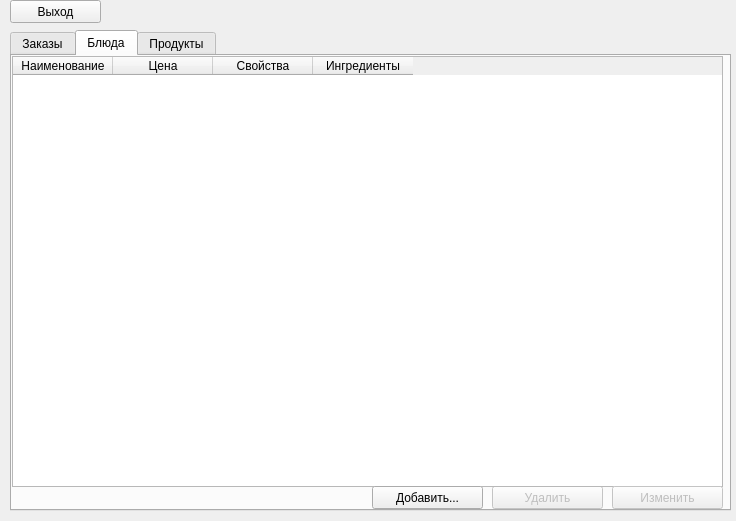
<?xml version="1.0" encoding="UTF-8"?>
<ui version="4.0">
 <class>adminWidget</class>
 <widget class="QWidget" name="adminWidget">
  <property name="enabled">
   <bool>true</bool>
  </property>
  <property name="geometry">
   <rect>
    <x>0</x>
    <y>0</y>
    <width>736</width>
    <height>521</height>
   </rect>
  </property>
  <property name="windowTitle">
   <string>Панель администратора</string>
  </property>
  <widget class="QTabWidget" name="adminSelector">
   <property name="geometry">
    <rect>
     <x>10</x>
     <y>30</y>
     <width>721</width>
     <height>481</height>
    </rect>
   </property>
   <property name="currentIndex">
    <number>1</number>
   </property>
   <widget class="QWidget" name="ordersTab">
    <attribute name="title">
     <string>Заказы</string>
    </attribute>
    <widget class="QTableWidget" name="ordersTable">
     <property name="geometry">
      <rect>
       <x>0</x>
       <y>0</y>
       <width>711</width>
       <height>431</height>
      </rect>
     </property>
     <property name="editTriggers">
      <set>QAbstractItemView::NoEditTriggers</set>
     </property>
     <column>
      <property name="text">
       <string>ID</string>
      </property>
     </column>
     <column>
      <property name="text">
       <string>Время заказа</string>
      </property>
     </column>
     <column>
      <property name="text">
       <string>Клиент</string>
      </property>
     </column>
     <column>
      <property name="text">
       <string>Сумма</string>
      </property>
     </column>
     <column>
      <property name="text">
       <string>Статус оплаты</string>
      </property>
     </column>
     <column>
      <property name="text">
       <string>Способ получения</string>
      </property>
     </column>
     <column>
      <property name="text">
       <string>Статус</string>
      </property>
     </column>
     <column>
      <property name="text">
       <string>Адрес доставки</string>
      </property>
     </column>
     <column>
      <property name="text">
       <string>Телефон</string>
      </property>
     </column>
     <column>
      <property name="text">
       <string>Время готовности</string>
      </property>
     </column>
     <column>
      <property name="text">
       <string>Состав заказа</string>
      </property>
     </column>
    </widget>
    <widget class="QPushButton" name="deleteOrderButton">
     <property name="enabled">
      <bool>false</bool>
     </property>
     <property name="geometry">
      <rect>
       <x>600</x>
       <y>430</y>
       <width>111</width>
       <height>23</height>
      </rect>
     </property>
     <property name="text">
      <string>Удалить</string>
     </property>
    </widget>
    <widget class="QPushButton" name="getStatsButton">
     <property name="enabled">
      <bool>true</bool>
     </property>
     <property name="geometry">
      <rect>
       <x>480</x>
       <y>430</y>
       <width>111</width>
       <height>23</height>
      </rect>
     </property>
     <property name="text">
      <string>Статистика</string>
     </property>
    </widget>
    <widget class="QLabel" name="orderStatusLabel">
     <property name="geometry">
      <rect>
       <x>0</x>
       <y>430</y>
       <width>471</width>
       <height>20</height>
      </rect>
     </property>
     <property name="text">
      <string/>
     </property>
    </widget>
   </widget>
   <widget class="QWidget" name="foodsTab">
    <attribute name="title">
     <string>Блюда</string>
    </attribute>
    <widget class="QPushButton" name="deleteFoodButton">
     <property name="enabled">
      <bool>false</bool>
     </property>
     <property name="geometry">
      <rect>
       <x>480</x>
       <y>430</y>
       <width>111</width>
       <height>23</height>
      </rect>
     </property>
     <property name="text">
      <string>Удалить</string>
     </property>
    </widget>
    <widget class="QTableWidget" name="foodsTable">
     <property name="geometry">
      <rect>
       <x>0</x>
       <y>0</y>
       <width>711</width>
       <height>431</height>
      </rect>
     </property>
     <property name="minimumSize">
      <size>
       <width>511</width>
       <height>0</height>
      </size>
     </property>
     <property name="editTriggers">
      <set>QAbstractItemView::NoEditTriggers</set>
     </property>
     <property name="columnCount">
      <number>4</number>
     </property>
     <column>
      <property name="text">
       <string>Наименование</string>
      </property>
     </column>
     <column>
      <property name="text">
       <string>Цена</string>
      </property>
     </column>
     <column>
      <property name="text">
       <string>Свойства</string>
      </property>
     </column>
     <column>
      <property name="text">
       <string>Ингредиенты</string>
      </property>
     </column>
    </widget>
    <widget class="QPushButton" name="editFoodButton">
     <property name="enabled">
      <bool>false</bool>
     </property>
     <property name="geometry">
      <rect>
       <x>600</x>
       <y>430</y>
       <width>111</width>
       <height>23</height>
      </rect>
     </property>
     <property name="text">
      <string>Изменить</string>
     </property>
    </widget>
    <widget class="QPushButton" name="addFoodButton">
     <property name="geometry">
      <rect>
       <x>360</x>
       <y>430</y>
       <width>111</width>
       <height>23</height>
      </rect>
     </property>
     <property name="text">
      <string>Добавить...</string>
     </property>
    </widget>
    <widget class="QLabel" name="foodStatusLabel">
     <property name="geometry">
      <rect>
       <x>0</x>
       <y>430</y>
       <width>361</width>
       <height>20</height>
      </rect>
     </property>
     <property name="text">
      <string/>
     </property>
    </widget>
   </widget>
   <widget class="QWidget" name="productsTab">
    <attribute name="title">
     <string>Продукты</string>
    </attribute>
    <widget class="QTableWidget" name="productsTable">
     <property name="geometry">
      <rect>
       <x>0</x>
       <y>0</y>
       <width>711</width>
       <height>431</height>
      </rect>
     </property>
     <property name="minimumSize">
      <size>
       <width>511</width>
       <height>0</height>
      </size>
     </property>
     <property name="editTriggers">
      <set>QAbstractItemView::NoEditTriggers</set>
     </property>
     <property name="columnCount">
      <number>7</number>
     </property>
     <column>
      <property name="text">
       <string>Наименование</string>
      </property>
     </column>
     <column>
      <property name="text">
       <string>Белки</string>
      </property>
     </column>
     <column>
      <property name="text">
       <string>Жиры</string>
      </property>
     </column>
     <column>
      <property name="text">
       <string>Углеводы</string>
      </property>
     </column>
     <column>
      <property name="text">
       <string>Калории</string>
      </property>
     </column>
     <column>
      <property name="text">
       <string>Масса</string>
      </property>
     </column>
     <column>
      <property name="text">
       <string>Цена(за массу)</string>
      </property>
     </column>
    </widget>
    <widget class="QPushButton" name="addProductButton">
     <property name="geometry">
      <rect>
       <x>360</x>
       <y>430</y>
       <width>111</width>
       <height>23</height>
      </rect>
     </property>
     <property name="text">
      <string>Добавить...</string>
     </property>
    </widget>
    <widget class="QPushButton" name="deleteProductButton">
     <property name="enabled">
      <bool>false</bool>
     </property>
     <property name="geometry">
      <rect>
       <x>480</x>
       <y>430</y>
       <width>111</width>
       <height>23</height>
      </rect>
     </property>
     <property name="text">
      <string>Удалить</string>
     </property>
    </widget>
    <widget class="QPushButton" name="editProductButton">
     <property name="enabled">
      <bool>false</bool>
     </property>
     <property name="geometry">
      <rect>
       <x>600</x>
       <y>430</y>
       <width>111</width>
       <height>23</height>
      </rect>
     </property>
     <property name="text">
      <string>Изменить</string>
     </property>
    </widget>
    <widget class="QLabel" name="productStatusLabel">
     <property name="geometry">
      <rect>
       <x>0</x>
       <y>430</y>
       <width>361</width>
       <height>21</height>
      </rect>
     </property>
     <property name="text">
      <string/>
     </property>
    </widget>
   </widget>
  </widget>
  <widget class="QPushButton" name="adminExitButton">
   <property name="geometry">
    <rect>
     <x>10</x>
     <y>0</y>
     <width>91</width>
     <height>23</height>
    </rect>
   </property>
   <property name="text">
    <string>Выход</string>
   </property>
  </widget>
 </widget>
 <resources/>
 <connections/>
</ui>
